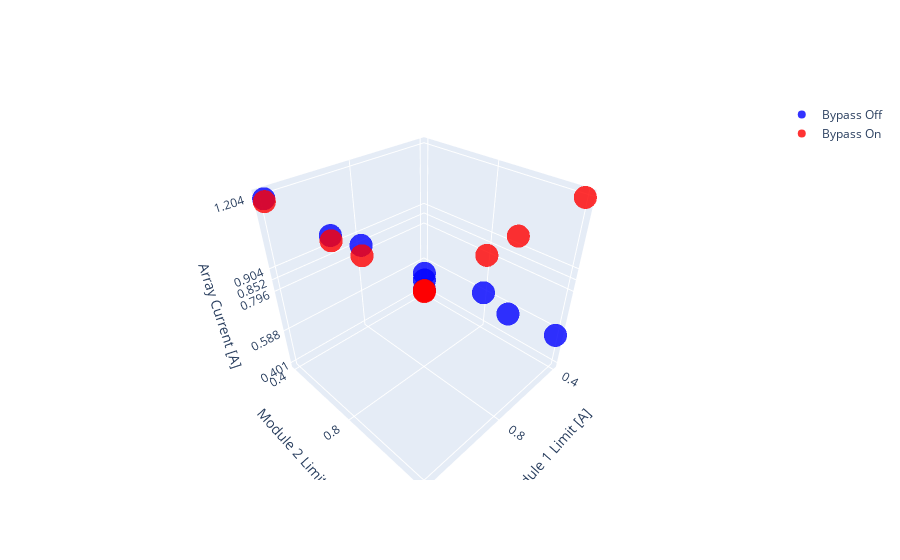

Write notebook code for a chart like this one.
### Code cell
# Plots a 3d plot with module_1 as x-axis, module_2 as y-axis and the bypass_on column on the z-axis in red and bypass_off column on the z-axis in red
fig = go.Figure()
fig.add_trace(go.Scatter3d(
    x=df['module_1'],
    y=df['module_2'],
    z=df['bypass_off'],
    mode='markers',
    name = 'Bypass Off',
    marker=dict(
        size=8,
        color='blue',                # set color to an array/list of desired values
        colorscale='Viridis',   # choose a colorscale
        opacity=0.8
    )
))
fig.add_trace(go.Scatter3d(
    x=df['module_1'],
    y=df['module_2'],
    z=df['bypass_on'],
    mode='markers',
    name='Bypass On',
    marker=dict(
        size=8,
        color='red',                # set color to an array/list of desired values
        colorscale='Viridis',   # choose a colorscale
        opacity=0.8
    )
))

# Extract unique values for tickvals
x_tickvals = df['module_1'].unique()
y_tickvals = df['module_2'].unique()
z_tickvals = pd.concat([df['bypass_on'], df['bypass_off']]).unique()
# Sort the z_tickvals array
z_tickvals.sort()

clusters = []
current_cluster = [z_tickvals[0]]

# Group values into clusters
for i in range(1, len(z_tickvals)):
    if z_tickvals[i] - current_cluster[-1] <= 0.05:
        current_cluster.append(z_tickvals[i])
    else:
        clusters.append(current_cluster)
        current_cluster = [z_tickvals[i]]

# Add the last cluster if it wasn't added in the loop
if current_cluster:
    clusters.append(current_cluster)

# Pick the highest value from each cluster
pruned_z_tickvals = [max(cluster) for cluster in clusters]

z_tickvals = pruned_z_tickvals

# Label the axes
fig.update_layout(scene=dict(
                    xaxis_title='Module 1 Limit [A]',
                    yaxis_title='Module 2 Limit [A]',
                    zaxis_title='Array Current [A]',
                    xaxis=dict(tickvals=x_tickvals),
                    yaxis=dict(tickvals=y_tickvals),
                    zaxis=dict(tickvals=z_tickvals))
                    )


# Show the figure
fig.show()

### Figure 1 — Plotly figure (JSON) as saved in the notebook; plotly's stock layout.template omitted (floating-point values rounded to 4 significant figures)
{"data": [{"marker": {"color": "blue", "colorscale": [[0, "#440154"], [0.1111, "#482878"], [0.2222, "#3e4989"], [0.3333, "#31688e"], [0.4444, "#26828e"], [0.5556, "#1f9e89"], [0.6667, "#35b779"], [0.7778, "#6ece58"], [0.8889, "#b5de2b"], [1, "#fde725"]], "opacity": 0.8, "size": 8}, "mode": "markers", "name": "Bypass Off", "type": "scatter3d", "x": [0.4, 0.4, 0.4, 0.8, 0.8, 0.8, 1.2, 1.2, 1.2], "y": [0.4, 0.8, 1.2, 0.4, 0.8, 1.2, 0.4, 0.8, 1.2], "z": [0.514, 0.588, 0.564, 0.848, 0.852, 0.904, 1.197, 1.204, 1.204]}, {"marker": {"color": "red", "colorscale": [[0, "#440154"], [0.1111, "#482878"], [0.2222, "#3e4989"], [0.3333, "#31688e"], [0.4444, "#26828e"], [0.5556, "#1f9e89"], [0.6667, "#35b779"], [0.7778, "#6ece58"], [0.8889, "#b5de2b"], [1, "#fde725"]], "opacity": 0.8, "size": 8}, "mode": "markers", "name": "Bypass On", "type": "scatter3d", "x": [0.4, 0.4, 0.4, 0.8, 0.8, 0.8, 1.2, 1.2, 1.2], "y": [0.4, 0.8, 1.2, 0.4, 0.8, 1.2, 0.4, 0.8, 1.2], "z": [0.401, 0.796, 1.202, 0.794, 0.796, 1.202, 1.186, 1.186, 1.2]}], "layout": {"scene": {"xaxis": {"tickvals": [0.4, 0.8, 1.2], "title": {"text": "Module 1 Limit [A]"}}, "yaxis": {"tickvals": [0.4, 0.8, 1.2], "title": {"text": "Module 2 Limit [A]"}}, "zaxis": {"tickvals": [0.401, 0.588, 0.796, 0.852, 0.904, 1.204], "title": {"text": "Array Current [A]"}}}}}
